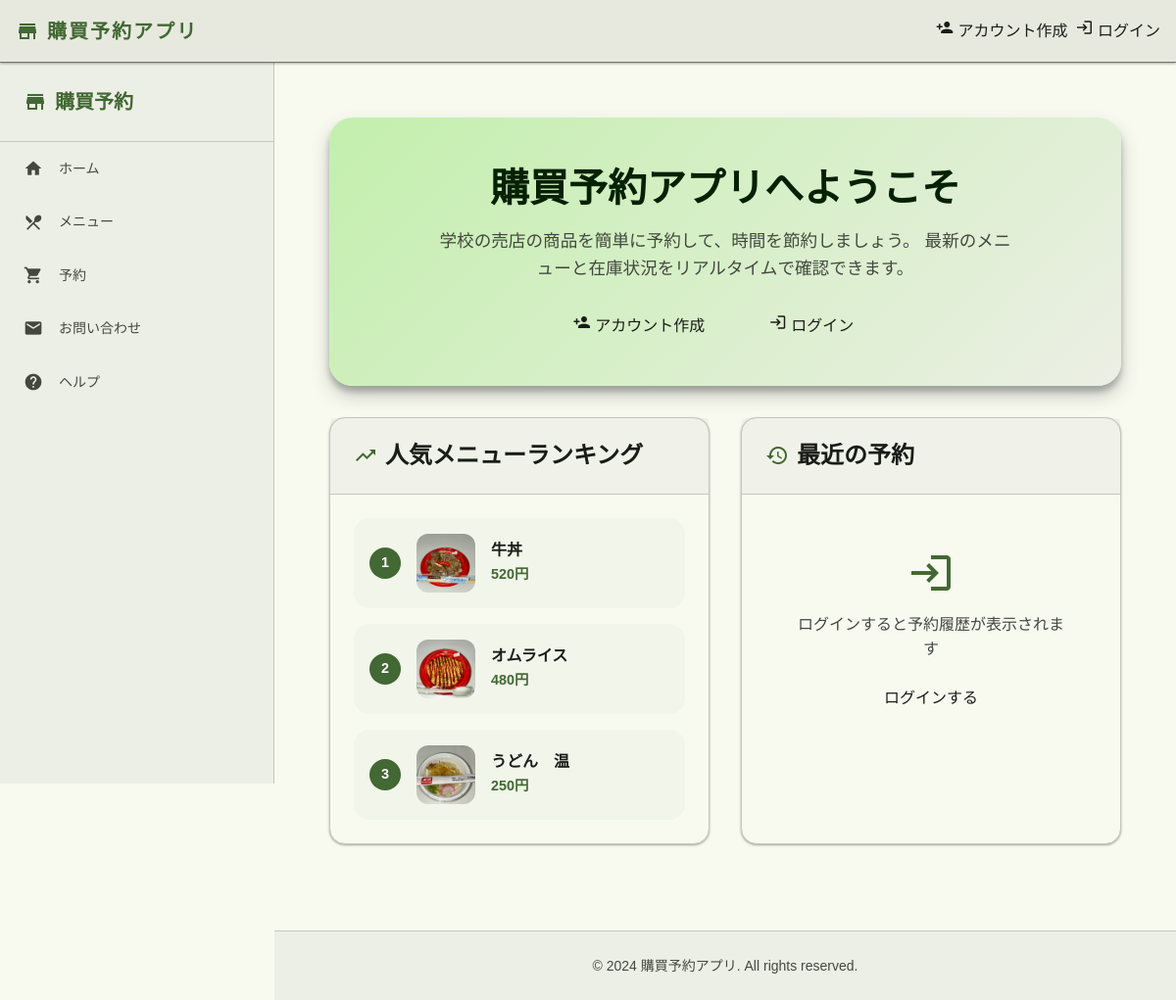
The page / on the database its author committed.
### kobuy_app/models/models.py (models this page shows, shortened)
class Menu(db.Model):
    __tablename__ = 'menu'
    id = db.Column(db.Integer, primary_key=True)
    orders = db.Column(db.Integer, nullable=False, default=0)
    productname = db.Column(db.String(255))
    price = db.Column(db.String(255))
    buy_cnt = db.Column(db.Integer) # 購入された回数
    explanation = db.Column(db.String(255))
    product_image = db.Column(db.String(255))
    category_id = db.Column(db.Integer, db.ForeignKey('menu_category.id'))

### kobuy_app/views.py (the view)
@app.route('/')
def index():
    data = current_webdata("トップページ")
    menu_rank = Menu.query.order_by(Menu.buy_cnt.desc()).limit(2)
    f_items = {
        "f_item_1" : menu_rank[0],
        "f_item_2" : menu_rank[1],
        "f_item_3" : menu_rank[2]
    }
    menu = Menu.query.all()
    if current_user.is_authenticated:
        reserve_items = Reserved.query.order_by(Reserved.id.desc()).filter_by(user_id=current_user.id).first()
        if reserve_items is not None:
            if reserve_items.state == "キャンセル(購買側都合)":
                flash("購買側の都合でキャンセルされました", "error")
    else:
        reserve_items = None
    return render_template('main/index.html', data = data, f_items = f_items, reserve_items = reserve_items, menus = menu)

### kobuy_app/templates/main/index.html (shortened to what this page needs)
{% extends "layout.html" %}
{% block content %}
<div class="home-container fade-in">
    <section class="hero-section">
        <div class="hero-content">
            <h1 class="hero-title">
                購買予約アプリへようこそ
            </h1>
            <p class="hero-description">
                学校の売店の商品を簡単に予約して、時間を節約しましょう。
                最新のメニューと在庫状況をリアルタイムで確認できます。
            </p>
            {% if current_user.is_anonymous %}
                <div class="hero-actions">
                    <md-filled-button href="/register" class="hero-btn primary">
                        <span slot="icon" class="material-icons">person_add</span>
                        アカウント作成
                    </md-filled-button>
                    <md-outlined-button href="/login" class="hero-btn secondary">
                        <span slot="icon" class="material-icons">login</span>
                        ログイン
                    </md-outlined-button>
                </div>
            {% endif %}
        </div>
    </section>
    <div class="content-grid">
        <section class="ranking-section card">
            <div class="card-header">
                <h2 class="section-title">
                    <span class="material-icons">trending_up</span>
                    人気メニューランキング
                </h2>
            </div>
            <div class="card-body">
                <div class="ranking-list">
                    {% if f_items.f_item_1 != None and f_items.f_item_2 != None and f_items.f_item_3 != None %}
                        <div class="ranking-item">
                            <div class="ranking-number">1</div>
                            <a href="/menu/{{ f_items.f_item_1.id }}" class="ranking-link">
                                <img src="{{ url_for('static', filename=f_items.f_item_1.product_image) }}"
                                     alt="{{ f_items.f_item_1.productname }}"
                                     class="ranking-image">
                                <div class="ranking-info">
                                    <h3 class="ranking-name">{{ f_items.f_item_1.productname }}</h3>
                                    <p class="ranking-price">{{ f_items.f_item_1.price }}円</p>
                                </div>
                            </a>
                        </div>
                        <div class="ranking-item">
                            <div class="ranking-number">2</div>
                            <a href="/menu/{{ f_items.f_item_2.id }}" class="ranking-link">
                                <img src="{{ url_for('static', filename=f_items.f_item_2.product_image) }}"
                                     alt="{{ f_items.f_item_2.productname }}"
                                     class="ranking-image">
                                <div class="ranking-info">
                                    <h3 class="ranking-name">{{ f_items.f_item_2.productname }}</h3>
                                    <p class="ranking-price">{{ f_items.f_item_2.price }}円</p>
                                </div>
                            </a>
                        </div>
                        <div class="ranking-item">
                            <div class="ranking-number">3</div>
                            <a href="/menu/{{ f_items.f_item_3.id }}" class="ranking-link">
                                <img src="{{ url_for('static', filename=f_items.f_item_3.product_image) }}"
                                     alt="{{ f_items.f_item_3.productname }}"
                                     class="ranking-image">
                                <div class="ranking-info">
                                    <h3 class="ranking-name">{{ f_items.f_item_3.productname }}</h3>
                                    <p class="ranking-price">{{ f_items.f_item_3.price }}円</p>
                                </div>
                            </a>
                        </div>
                    {% else %}
                        <div class="empty-state">
                            <span class="material-icons empty-icon">restaurant_menu</span>
                            <p>まだランキングデータがありません</p>
                        </div>
                    {% endif %}
                </div>
            </div>
        </section>
        <section class="reservation-section card">
            <div class="card-header">
                <h2 class="section-title">
                    <span class="material-icons">history</span>
                    最近の予約
                </h2>
            </div>
            <div class="card-body">
                {% if current_user.is_anonymous %}
                    <div class="login-prompt">
                        <span class="material-icons prompt-icon">login</span>
                        <p>ログインすると予約履歴が表示されます</p>
                        <md-filled-button href="/login" class="prompt-btn">
                            ログインする
                        </md-filled-button>
                    </div>
                {% endif %}
            </div>
        </section>
    </div>
</div>
{% endblock %}

### kobuy_app/static/css/style.css (style rules this page uses)
:root { --md-sys-color-primary: rgb(66 104 51); --md-sys-color-surface-tint: rgb(66 104 51); --md-sys-color-on-primary: rgb(255 255 255); --md-sys-color-primary-container: rgb(195 239 173); --md-sys-color-on-primary-container: rgb(4 33 0); --md-sys-color-secondary: rgb(84 98 76); --md-sys-color-on-secondary: rgb(255 255 255); --md-sys-color-secondary-container: rgb(216 231 204); --md-sys-color-on-secondary-container: rgb(19 31 14); --md-sys-color-tertiary: rgb(56 102 103); --md-sys-color-on-tertiary: rgb(255 255 255); --md-sys-color-tertiary-container: rgb(188 235 237); --md-sys-color-on-tertiary-container: rgb(0 32 33); --md-sys-color-error: rgb(186 26 26); --md-sys-color-on-error: rgb(255 255 255); --md-sys-color-error-container: rgb(255 218 214); --md-sys-color-on-error-container: rgb(65 0 2); --md-sys-color-background: rgb(248 250 240); --md-sys-color-on-background: rgb(25 29 23); --md-sys-color-surface: rgb(248 250 240); --md-sys-color-on-surface: rgb(25 29 23); --md-sys-color-surface-variant: rgb(223 228 215); --md-sys-color-on-surface-variant: rgb(67 72 63); --md-sys-color-outline: rgb(115 121 110); --md-sys-color-outline-variant: rgb(195 200 187); --md-sys-color-shadow: rgb(0 0 0); --md-sys-color-scrim: rgb(0 0 0); --md-sys-color-inverse-surface: rgb(46 49 43); --md-sys-color-inverse-on-surface: rgb(239 242 232); --md-sys-color-inverse-primary: rgb(168 210 147); --md-sys-color-primary-fixed: rgb(195 239 173); --md-sys-color-on-primary-fixed: rgb(4 33 0); --md-sys-color-primary-fixed-dim: rgb(168 210 147); --md-sys-color-on-primary-fixed-variant: rgb(43 79 30); --md-sys-color-secondary-fixed: rgb(216 231 204); --md-sys-color-on-secondary-fixed: rgb(19 31 14); --md-sys-color-secondary-fixed-dim: rgb(188 203 176); --md-sys-color-on-secondary-fixed-variant: rgb(61 75 54); --md-sys-color-tertiary-fixed: rgb(188 235 237); --md-sys-color-on-tertiary-fixed: rgb(0 32 33); --md-sys-color-tertiary-fixed-dim: rgb(160 207 209); --md-sys-color-on-tertiary-fixed-variant: rgb(30 78 79); --md-sys-color-surface-dim: rgb(216 219 209); --md-sys-color-surface-bright: rgb(248 250 240); --md-sys-color-surface-container-lowest: rgb(255 255 255); --md-sys-color-surface-container-low: rgb(242 245 234); --md-sys-color-surface-container: rgb(236 239 229); --md-sys-color-surface-container-high: rgb(231 233 223); --md-sys-color-surface-container-highest: rgb(225 228 218); --border-radius-sm: 8px; --border-radius-md: 12px; --border-radius-lg: 16px; --border-radius-xl: 24px; --spacing-xs: 4px; --spacing-sm: 8px; --spacing-md: 16px; --spacing-lg: 24px; --spacing-xl: 32px; --spacing-xxl: 48px; --shadow-sm: 0 1px 3px rgba(0, 0, 0, 0.12), 0 1px 2px rgba(0, 0, 0, 0.24); --shadow-md: 0 3px 6px rgba(0, 0, 0, 0.16), 0 3px 6px rgba(0, 0, 0, 0.23); --shadow-lg: 0 10px 20px rgba(0, 0, 0, 0.19), 0 6px 6px rgba(0, 0, 0, 0.23); --transition-fast: 0.15s ease-in-out; --transition-normal: 0.3s ease-in-out; --transition-slow: 0.5s ease-in-out; --sidebar-width: 280px; --sidebar-collapsed-width: 80px; --header-height: 64px; --content-max-width: 1400px; }
.noto-sans-jp-regular { font-family: "Noto Sans JP", sans-serif; font-optical-sizing: auto; font-weight: 400; font-style: normal; }
* { box-sizing: border-box; }
html { scroll-behavior: smooth; }
body { margin: 0; padding: 0; background-color: var(--md-sys-color-background); color: var(--md-sys-color-on-background); font-family: "Noto Sans JP", sans-serif; line-height: 1.6; display: flex; flex-direction: column; min-height: 100vh; }
.card { background: var(--md-sys-color-surface); border: 1px solid var(--md-sys-color-outline-variant); border-radius: var(--border-radius-lg); box-shadow: var(--shadow-sm); transition: all var(--transition-normal); }
.card-header { padding: var(--spacing-lg); border-bottom: 1px solid var(--md-sys-color-outline-variant); }
.card-body { padding: var(--spacing-lg); }
md-filled-button, md-filled-tonal-button, md-outlined-button { --md-comp-filled-button-container-color: var(--md-sys-color-primary); --md-comp-filled-button-label-text-color: var(--md-sys-color-on-primary); --md-comp-filled-button-icon-color: var(--md-sys-color-on-primary); border-radius: var(--border-radius-md); font-weight: 500; transition: all var(--transition-fast); }
md-filled-button .material-icons, md-filled-tonal-button .material-icons, md-outlined-button .material-icons { font-size: 1.125rem; }
.fade-in { animation: fadeIn var(--transition-normal); }

### rows shown on the page
Menu: product_image (picture), f_item_1.productname "牛丼", f_item_1.price "520"
Menu: product_image (picture), f_item_2.productname "オムライス", f_item_2.price "480"
Menu: product_image (picture), f_item_3.productname "うどん 温", f_item_3.price "250"
